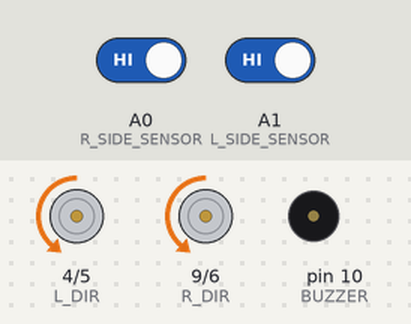
This sketch was run on a simulated Arduino Uno, built with avr-gcc and run on an emulated ATmega328P. Shown: direction and speed pins drawn as motors (green arrow = direction pin HIGH = forward, orange = LOW = backward, longer = more drive), buzzer (waves = sounding, pin HIGH). The test bench sets the inputs (shaded band); at power-on: A0 (R_SIDE_SENSOR) HIGH, A1 (L_SIDE_SENSOR) HIGH. Random numbers use the default seed unless the sketch sets one.

Above: at 1.2 s.
1.3 s: A0 (R_SIDE_SENSOR) driven LOW
At 2.0 s:
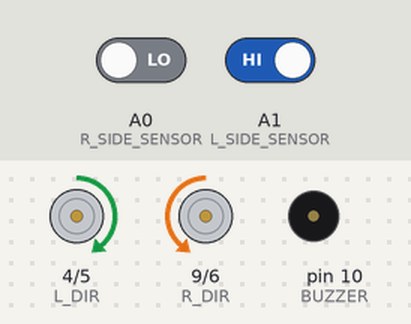
4.3 s: A1 (L_SIDE_SENSOR) driven LOW
At 5.28 s:
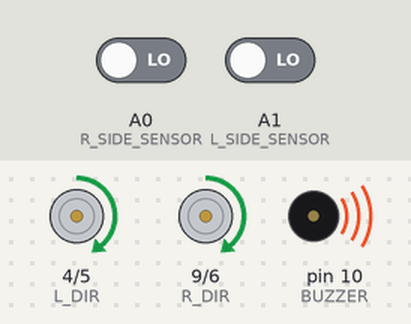
7.3 s: A1 (L_SIDE_SENSOR) driven HIGH
10.3 s: A0 (R_SIDE_SENSOR) driven HIGH
At 11.5 s:
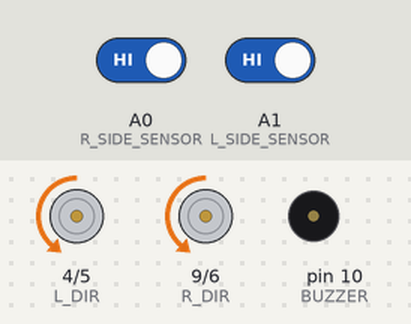
Timing chart, 0 to 13.3 s (numbered marks = the images above; inputs shaded):
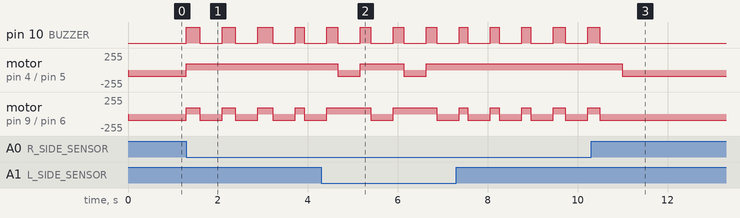

Measured:
- after the input at 1.3 s, pin 10 (BUZZER): goes 3 × (HIGH 0.30 s, LOW 0.50 s), HIGH 0.20 s, then LOW, starting at once; motor on pin 4 (L_DIR) / pin 5 (L_PWM): backward 96/255 → forward 96/255 at once
- after the input at 4.3 s, motor on pin 4 (L_DIR) / pin 5 (L_PWM): alternates forward 96/255 for 0.97 s and backward 96/255 for 0.50 s, starting after 0.36 s
- after the input at 10.3 s, motor on pin 4 (L_DIR) / pin 5 (L_PWM): forward 96/255 → backward 96/255 after 0.70 s

The sketch:

Avoiding_obstacles.ino
```cpp
#define L_PWM 5
#define L_DIR 4
#define R_PWM 6
#define R_DIR 9
#define PWM_MAX 165
#define PWM_MIN 50

#define L_SIDE_SENSOR A1
#define R_SIDE_SENSOR A0
#define BUZZER 10


void setup(){
  // Bridge H configuration
  pinMode(L_DIR,OUTPUT);
  pinMode(R_DIR,OUTPUT);
  pinMode(L_PWM,OUTPUT);
  pinMode(R_PWM,OUTPUT);
  // Sensors configuration
  pinMode(R_SIDE_SENSOR, INPUT_PULLUP);
  pinMode(L_SIDE_SENSOR, INPUT_PULLUP);
  // Other elements configurations
  pinMode(BUZZER, OUTPUT);
  digitalWrite(BUZZER,0);

  randomSeed(analogRead(5));
}// setup ends

void loop(){
// Go forward

  leftMotor(40);
  rightMotor(40);
  int los =random(5,20)*10;

// When you find obstacles
  if(digitalRead(L_SIDE_SENSOR)==LOW){
    // go back

    leftMotor(-40);
    rightMotor(-40);
    digitalWrite(BUZZER,1);
    delay(140+los);

    //Turn

    leftMotor(40);
    rightMotor(-40);
    digitalWrite(BUZZER,0);
    delay(500);

    // Go forward
  }// If enf
  if(digitalRead(R_SIDE_SENSOR)==LOW){
    // Go back

    leftMotor(-40);
    rightMotor(-40);
    digitalWrite(BUZZER,1);
    delay(140+los);

    //Turn

    leftMotor(-40);
    rightMotor(40);
    digitalWrite(BUZZER,0);
    delay(500);

    // Go forward
  }// End of if
  }// End of loop


void leftMotor(int V){ // Left engine
  if (V>0){
    V = map(V,0, 100,PWM_MIN, PWM_MAX);
    digitalWrite(L_DIR,0); // Forward
    analogWrite(L_PWM,V); // Speed setting
  }// End of if
  else{
    V=abs(V); //
    V=map (V,0,100,PWM_MIN,PWM_MAX);
    digitalWrite(L_DIR,1);// Go back
    analogWrite(L_PWM,V); // Speed setting

  }// End of else

}// End of function

void rightMotor(int V) { // Right engine
  if (V > 0) { //
    V = map(V, 0, 100, PWM_MIN, PWM_MAX);
    digitalWrite(R_DIR, 0); //Go forward
    analogWrite(R_PWM, V); //Speed setting
  } else {
    V = abs(V); //
    V = map(V, 0, 100, PWM_MIN, PWM_MAX);
    digitalWrite(R_DIR, 1); //Go back
    analogWrite(R_PWM, V); //Speed setting
  }// End of else
} // End of function

void stopMotors(){ // Stop
  analogWrite(L_PWM,0); // Left Engine Stop
  analogWrite(R_PWM,0); // Right Engine Stop

}// End of function

void przyspieszanie(){
  for( int i=PWM_MIN;i<PWM_MAX;i++){
  leftMotor(i);
  rightMotor(-i);
  delay(100);
  }// End of for
}// End of function

void zwalnianie(){
  for( int i=PWM_MAX;i>PWM_MIN;i--){
  leftMotor(-i);
  rightMotor(i);
  delay(100);
  }//End of for
}// End of fucntion
```
